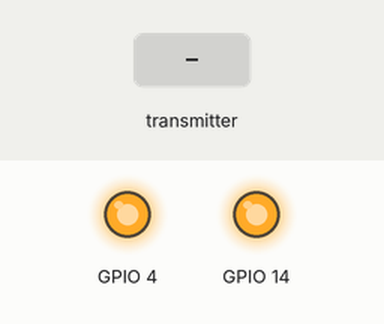
A sketch run on a simulated ESP8266 (NodeMCU). On the bench: output pins drawn as LEDs (lit = HIGH). Inputs (shaded band) come from the test bench. What the sketch prints to the serial monitor is not drawn.

Above: at 1.2 s.
1.3 s: the transmitter starts sending data.0 = 1
At 2.5 s:
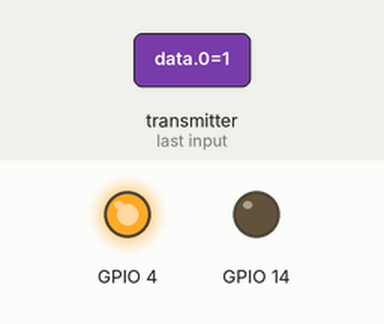
2.8 s: the transmitter starts sending data.1 = 1
At 3.6 s:
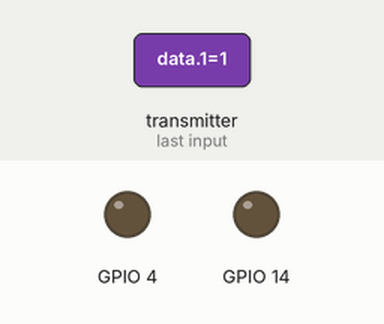
4.3 s: the transmitter starts sending data.0 = 0
At 4.7 s:
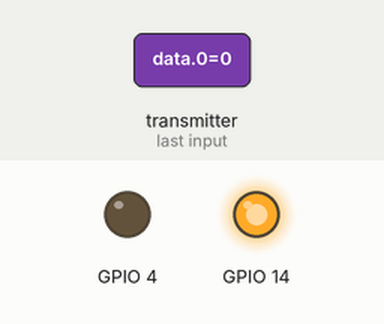
5.8 s: the transmitter starts sending data.1 = 0
At 7.1 s:
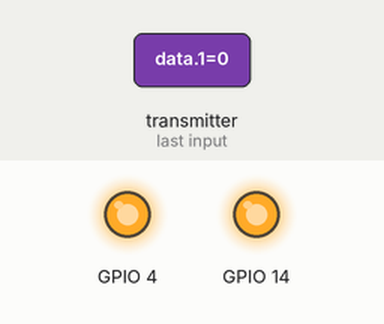
Timing chart, 0 to 8.3 s (numbered marks = the images above; inputs shaded):
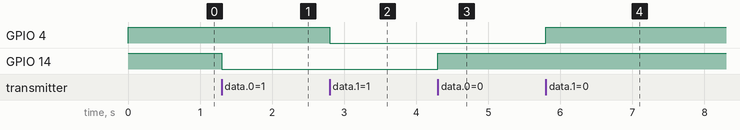

Measured:
- after the input at 1.3 s, GPIO 14: HIGH → LOW at once
- after the input at 2.8 s, GPIO 4: HIGH → LOW at once
- after the input at 4.3 s, GPIO 14: LOW → HIGH at once
- after the input at 5.8 s, GPIO 4: LOW → HIGH at once

The sketch:

kastenaufsteckbrett.ino
```cpp
// (licence header left out)
#include <ESP8266WiFi.h>
#include <espnow.h>

// REPLACE WITH THE MAC Address of your receiver
uint8_t broadcastAddress[] = {0x08, 0x3A, 0x8D, 0xCD, 0x66, 0xAF};

const int numRelays = 13;
bool ownData[numRelays] = {0, 0, 0, 0, 0, 0, 0, 0, 0, 0, 0, 0, 0};
bool incomingData[numRelays];

typedef struct struct_message {
    bool data[numRelays];
} struct_message;

struct_message toSendStruct;
struct_message incomingStruct;

// Sendehäufigkeit
const long interval = 1000;
unsigned long previousMillis = 0;    // will store last time DHT was updated

// Variable to store if sending data was successful
String success;

// Callback when data is sent
void OnDataSent(uint8_t *mac_addr, uint8_t sendStatus) {
  Serial.print("Last Packet Send Status: ");
  if (sendStatus == 0){
    Serial.println("Delivery success");
  }
  else{
    Serial.println("Delivery fail");
  }
}

// Callback when data is received
void OnDataRecv(uint8_t * mac, uint8_t *incomingData, uint8_t len) {
  memcpy(&incomingStruct, incomingData, sizeof(incomingStruct));
  Serial.print("Bytes received: ");
  Serial.println(len);
  for(int i = 0; i<numRelays; i++) ownData[i] = incomingStruct.data[i];
  digitalWrite(14, !incomingStruct.data[0]); //! WEG!!!!!!!!!!
  digitalWrite(4, !incomingStruct.data[1]);
  printIncomingReadings();
}

void getReadings(){
  //Read buttons
}

void printIncomingReadings(){
  // Display Readings in Serial Monitor
  Serial.println("INCOMING STRUCT: ");
  for(int i = 0; i<numRelays; i++) {
    if (i>0) Serial.print(", ");
    Serial.print(incomingStruct.data[i]);
  }
}

void setup() {
  // Init Serial Monitor
  Serial.begin(115200);
  pinMode(14, OUTPUT);
  pinMode(4, OUTPUT);
  digitalWrite(14, 1);
  digitalWrite(4, 1);
  // Set device as a Wi-Fi Station
  WiFi.mode(WIFI_STA);
  WiFi.disconnect();

  // Init ESP-NOW
  if (esp_now_init() != 0) {
    Serial.println("Error initializing ESP-NOW");
    return;
  }

  // Set ESP-NOW Role
  esp_now_set_self_role(ESP_NOW_ROLE_COMBO);

  // Once ESPNow is successfully Init, we will register for Send CB to
  // get the status of Trasnmitted packet
  esp_now_register_send_cb(OnDataSent);

  // Register peer
  esp_now_add_peer(broadcastAddress, ESP_NOW_ROLE_COMBO, 1, NULL, 0);

  // Register for a callback function that will be called when data is received
  esp_now_register_recv_cb(OnDataRecv);
}

void loop() {
  //Sende alle 5s Zustände
  unsigned long currentMillis = millis();
  if (currentMillis - previousMillis >= interval) {
    previousMillis = currentMillis;
    //Set values to send
    for (int i = 0; i < numRelays; i++) toSendStruct.data[i] = ownData[i];
    //Send message via ESP-NOW
    esp_now_send(broadcastAddress, (uint8_t *)&toSendStruct, sizeof(toSendStruct));
  }
}
```
